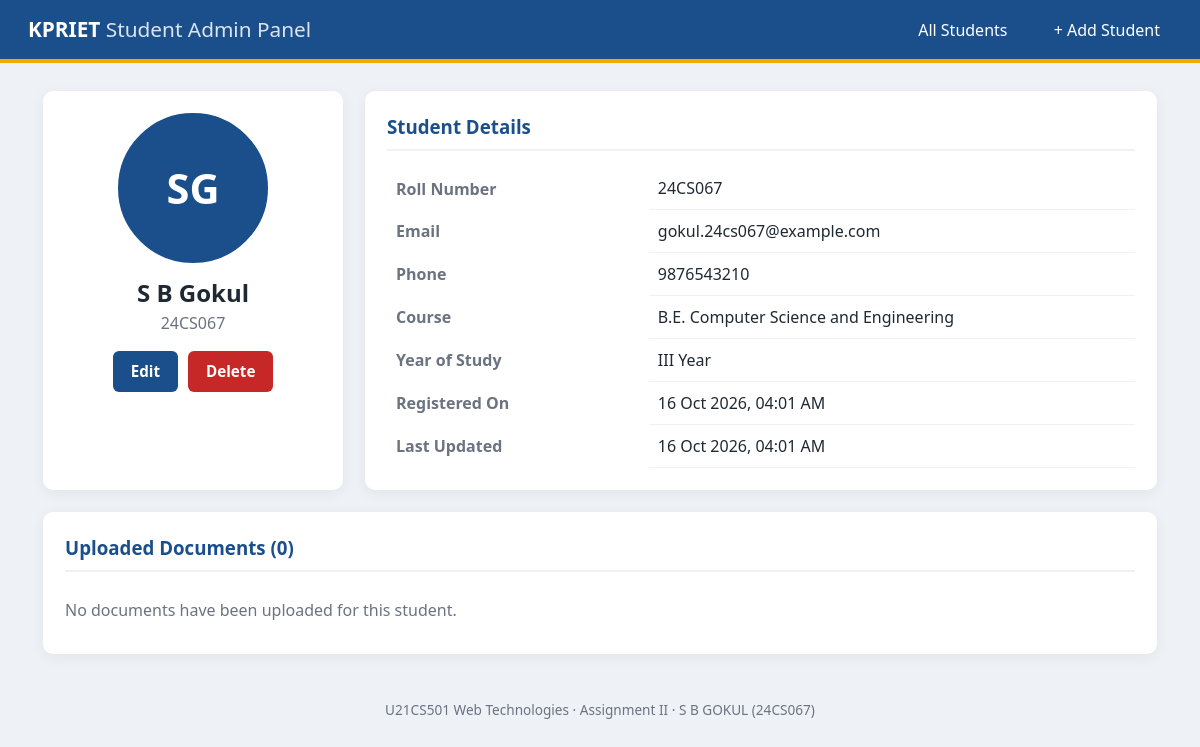
The app's page /q2-php-admin-panel/view.php?id=1 with its own data.
### tables this page shows
CREATE TABLE students (
    id             INT UNSIGNED     NOT NULL AUTO_INCREMENT,
    name           VARCHAR(100)     NOT NULL,
    roll_no        VARCHAR(20)      NOT NULL,
    email          VARCHAR(120)     NOT NULL,
    phone          VARCHAR(15)      NULL,
    course         VARCHAR(80)      NOT NULL,
    year_of_study  TINYINT UNSIGNED NOT NULL DEFAULT 1,
    created_at     TIMESTAMP        NOT NULL DEFAULT CURRENT_TIMESTAMP,
    updated_at     TIMESTAMP        NOT NULL DEFAULT CURRENT_TIMESTAMP
                                    ON UPDATE CURRENT_TIMESTAMP,
    PRIMARY KEY (id),
    UNIQUE KEY uq_students_roll  (roll_no),
    UNIQUE KEY uq_students_email (email)
);

### q2-php-admin-panel/includes/functions.php (called while the page is built, shortened)
<?php
function e($value): string
{
    return htmlspecialchars((string) $value, ENT_QUOTES, 'UTF-8');
}
function initials(string $name): string
{
    $parts = preg_split('/\s+/', trim($name));
    $first = $parts[0][0] ?? '';
    $last  = count($parts) > 1 ? $parts[count($parts) - 1][0] : '';
    return strtoupper($first . $last);
}
function year_label(int $year): string
{
    $roman = [1 => 'I', 2 => 'II', 3 => 'III', 4 => 'IV'];
    return ($roman[$year] ?? $year) . ' Year';
}
function get_student(mysqli $conn, int $id): ?array
{
    $stmt = $conn->prepare('SELECT * FROM students WHERE id = ?');
    $stmt->bind_param('i', $id);
    $stmt->execute();
    $row = $stmt->get_result()->fetch_assoc();
    return $row ?: null;
}

### q2-php-admin-panel/view.php (the view, shortened to what this page needs)
<?php
require_once __DIR__ . '/config/db.php';
require_once __DIR__ . '/includes/functions.php';
$id      = filter_input(INPUT_GET, 'id', FILTER_VALIDATE_INT) ?: 0;
$student = $id ? get_student($conn, $id) : null;
$photo     = null;
$documents = [];
require __DIR__ . '/includes/header.php';
?>
<div class="profile-layout">
    <aside class="card profile-card">
        <?php if ($photo): ?>
            <img src="<?= e($photo['file_path']) ?>" class="avatar-lg"
                 alt="Profile photo of <?= e($student['name']) ?>">
        <?php else: ?>
            <div class="avatar-lg placeholder"><?= e(initials($student['name'])) ?></div>
        <?php endif; ?>
        <h2><?= e($student['name']) ?></h2>
        <p class="muted"><?= e($student['roll_no']) ?></p>
        <div class="actions center">
            <a href="edit.php?id=<?= $id ?>" class="btn btn-primary">Edit</a>
            <form method="post" action="delete.php" class="inline"
                  onsubmit="return confirm('Delete this student and all files?');">
                <button class="btn btn-danger">Delete</button>
            </form>
        </div>
    </aside>
    <section class="card">
        <h3 class="section-title">Student Details</h3>
        <table class="details">
            <tr><th>Roll Number</th><td><?= e($student['roll_no']) ?></td></tr>
            <tr><th>Email</th><td><?= e($student['email']) ?></td></tr>
            <tr><th>Phone</th><td><?= e($student['phone'] ?: '-') ?></td></tr>
            <tr><th>Course</th><td><?= e($student['course']) ?></td></tr>
            <tr><th>Year of Study</th>
                <td><?= year_label((int) $student['year_of_study']) ?></td></tr>
            <tr><th>Registered On</th>
                <td><?= e(date('d M Y, h:i A', strtotime($student['created_at']))) ?></td></tr>
            <tr><th>Last Updated</th>
                <td><?= e(date('d M Y, h:i A', strtotime($student['updated_at']))) ?></td></tr>
        </table>
    </section>
</div>
<section class="card">
    <h3 class="section-title">Uploaded Documents (<?= count($documents) ?>)</h3>
    <?php if (empty($documents)): ?>
        <p class="empty">No documents have been uploaded for this student.</p>
    <?php endif; ?>
</section>
<?php require __DIR__ . '/includes/footer.php'; ?>

### q2-php-admin-panel/assets/css/admin.css (style rules this page uses)
:root { --primary: #1a4f8b; --primary-dark: #123a68; --accent: #f2a900; --bg: #eef2f7; --text: #1f2933; --muted: #6b7280; --border: #d8dee8; --danger: #c62828; --success: #188038; }
* { box-sizing: border-box; margin: 0; padding: 0; }
body { font-family: "Segoe UI", Roboto, Arial, sans-serif; background: var(--bg); color: var(--text); line-height: 1.5; }
a { color: var(--primary); }
.card { background: #fff; border-radius: 10px; box-shadow: 0 3px 14px rgba(0, 0, 0, 0.06); padding: 22px; margin-bottom: 22px; }
.section-title { color: var(--primary); border-bottom: 2px solid var(--bg); padding-bottom: 8px; margin-bottom: 16px; }
.btn { display: inline-block; padding: 9px 18px; border: none; border-radius: 6px; font-family: inherit; font-size: 0.95rem; font-weight: 600; line-height: 1.5; text-decoration: none; vertical-align: middle; cursor: pointer; }
.btn-primary { background: var(--primary); color: #fff; }
.btn-danger { background: var(--danger); color: #fff; }
form.inline { display: inline; }
.actions { display: flex; gap: 10px; margin-top: 8px; }
.actions.center { justify-content: center; margin-top: 16px; }
.details { width: 100%; border-collapse: collapse; }
.details th { width: 35%; text-align: left; padding: 9px; color: var(--muted); font-weight: 600; }
.details td { padding: 9px; border-bottom: 1px solid var(--bg); }
.muted { color: var(--muted); }
.empty { color: var(--muted); padding: 10px 0; }
.avatar-sm, .avatar-lg { border-radius: 50%; object-fit: cover; display: inline-flex; align-items: center; justify-content: center; }
.avatar-lg { width: 150px; height: 150px; border: 4px solid var(--primary); font-size: 2.6rem; }
.placeholder { background: var(--primary); color: #fff; font-weight: 700; }
.profile-layout { display: grid; grid-template-columns: 300px 1fr; gap: 22px; }
.profile-card { text-align: center; }
.profile-card h2 { margin-top: 12px; }

### records on screen
students: name "SG", name "S B Gokul", roll_no "24CS067", email "gokul.24cs067@example.com", phone "9876543210", course "B.E. Computer Science and Engineering", year_of_study "III Year", created_at "16 Oct 2026, 04:01 AM", updated_at "16 Oct 2026, 04:01 AM"

### other values on screen
count($documents) "0"
